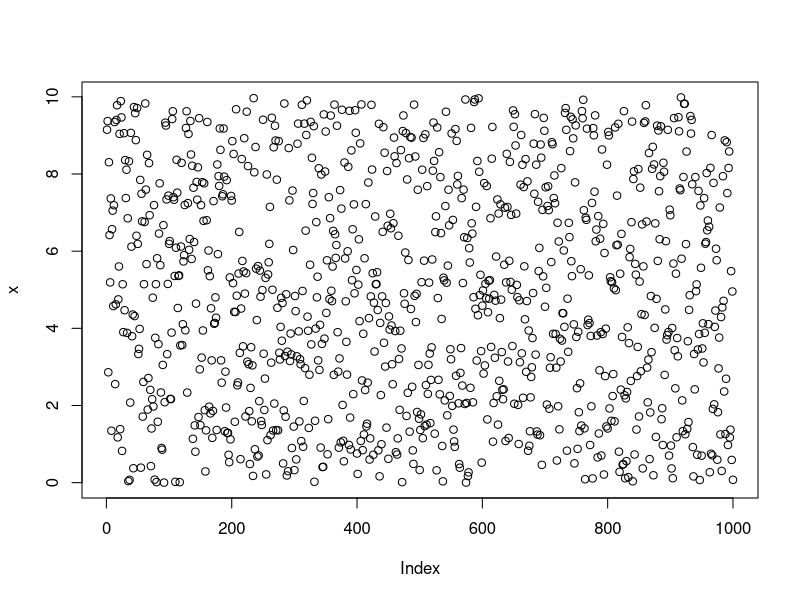
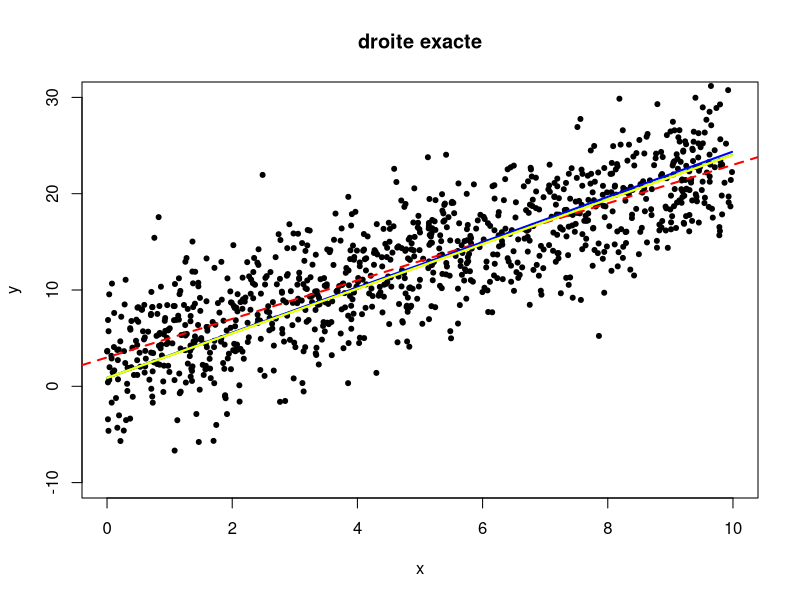

Reproduce these figures in R, in order.
set.seed(42)
n<-1000 # nbre de donnéé a augmenter pour voir plus de différence entre les algo
# génrération des donnéés à utiliser
x<-runif(n,0,10) # Variables explicatives
plot(x)
epsilon <- rnorm(n, 0, 4)  # Erreur gaussien
#beta <- c(3, 2)  # Coefficients de la vraie relation linéaire
beta1<-3
beta2<-2
y <- beta1 + beta2*x + epsilon  # droite exacte
plot(x, y, xlim = c(0, 10), ylim = c(-10, 30), xlab = "x", ylab = "y", main = "droite exacte",
     col = "black", pch = 20)
#traçage de la droite
abline(beta1, beta2, col = "red", lwd = 2, lty = 2)

#Algorithme du gradient stochastique

SGD_regression <- function(x, y, beta1_init,beta2_init, gamma, k) {
  n <- length(y)
  beta<-c(beta1_init,beta2_init)
  for (i in 1:(k - 1)) {
    idx <- sample(n, 1)  # Choix aléatoire d'un point
    y_pred <- beta[1] + beta[2]*x[idx]
    grad_1 <- (y_pred - y[idx])
    grad_2 <- grad_1 * x[idx]
    beta[1] <- beta[1] - gamma * grad_1
    beta[2] <- beta[2] - gamma * grad_2
  }
  return(beta)
}
# Définition de la fonction de coût (Erreur quadratique moyenne)
function_ct <- function(beta1,beta2,x, y) {
  p <- length(y)
  return(sum(( beta1 + beta2*x - y)^2) / (2 * p))
}



# Paramètres
gamma <- 0.0001  # Taux d'apprentissage à varier pour voir la différence entre les algo
k <- 10000  # Nombre d'itérations
beta1_init <- 0 # Initialisation des coefficients
beta2_init<-0


beta_sgd <- SGD_regression(x, y,beta1_init ,beta2_init, gamma, k)
lines(x, beta_sgd[1] + beta_sgd[2]*x, col = "blue", lwd = 2)  # Résultat du SGD
# Algorithme du gradient classique (BACTH) pour la régression linéaire
BACTH_regression <- function(x, y, beta1_init,beta2_init, gamma, k) {
  n <- length(y)
  beta<-c(beta1_init,beta2_init)
  for (i in 1:(k - 1)) {
    y_pred <- beta[1] + beta[2]*x
    grad_1 <- (y_pred - y)
    grad_2 <- grad_1 * x
    beta[1] <- beta[1] - gamma * mean(grad_1)
    beta[2] <- beta[2] - gamma * mean(grad_2)
  }
  return(beta)
}

beta_BACTH <- BACTH_regression(x, y,beta1_init ,beta2_init, gamma, k)#resultat du bacth



lines(x, beta_BACTH[1] + beta_BACTH[2]*x, col = "green", lwd = 2) # Résultat de la descente de gradient classique
#Algorithme du mini BACTH
MINI_BACTH_regression<-function(x, y, beta1_init,beta2_init, gamma, k,lot){
  n <- length(y)
  beta<-c(beta1_init,beta2_init)
  for (i in 1:(k - 1)) {
    # Sélection aléatoire d'un mini-lot
    idx <- sample(n, lot, replace = FALSE)
    y_pred <- beta[1] + beta[2]*x[idx]
    grad_1 <- (y_pred - y[idx])
    grad_2 <- grad_1 * x[idx]
    beta[1] <- beta[1] - gamma *mean(grad_1) 
    beta[2] <- beta[2] - gamma * mean(grad_2)
  }
  return(beta)
  
}
#taille du lot
lot<-100
beta_MINI_BACTH <- MINI_BACTH_regression(x, y,beta1_init ,beta2_init, gamma, k,lot)#Resultat du mini bash
lines(x, beta_MINI_BACTH[1] + beta_MINI_BACTH[2]*x, col = "yellow", lwd = 2)  # Résultat du SGD

